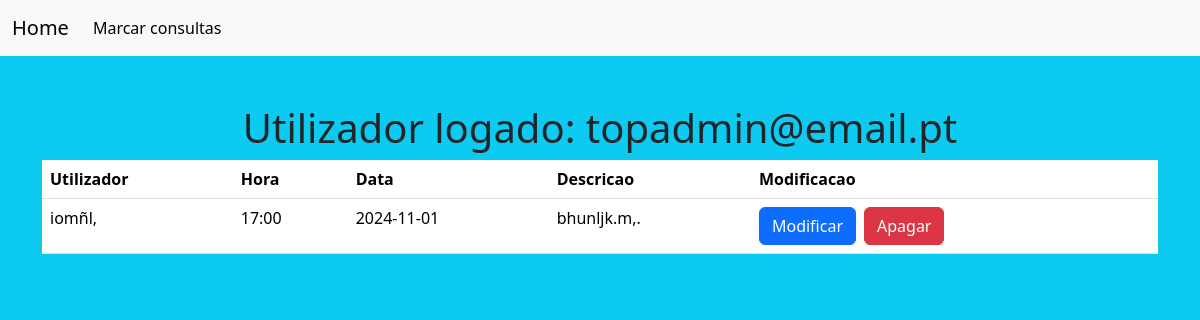
Screenshot of /PHP/consultas/consultas_marcadas.php (signed in) with the database file from the repository.
### tables this page shows
CREATE TABLE `marcacoes` (
  `ID` int(6) NOT NULL,
  `Utilizador` varchar(30) NOT NULL,
  `Hora` varchar(100) NOT NULL,
  `Data da consulta` varchar(100) NOT NULL,
  `Descricao` varchar(300) NOT NULL,
  `Email` varchar(50) NOT NULL
);

### PHP/consultas/consultas_marcadas.php (the view, shortened to what this page needs)
<?php
include_once('../config.php');
$logado = $_SESSION['email'];
$sql = "SELECT * FROM marcacoes WHERE Email = '$logado' AND `Data da Consulta` >= CURDATE() ORDER BY `Data da Consulta`, Hora";
$result = $conexao->query($sql);
function podeModificar($dataMarcacao) {
    $agora = new DateTime();
    $dataMarcacao = new DateTime($dataMarcacao);
    $intervalo = $agora->diff($dataMarcacao);
    return($intervalo->days >=3);
}
?>
<html>
    <head>
    <link rel="stylesheet" href="https://cdn.jsdelivr.net/npm/bootstrap@5.3.2/dist/css/bootstrap.min.css">
    </head>
    <body class="bg-info">
  <nav class="navbar navbar-expand-lg  navbar-light bg-light ">
  <div class="container-fluid">
    <a class="navbar-brand" href="../homepage.php">Home</a>
    <div class="collapse navbar-collapse" id="navbarSupportedContent">
      <ul class="navbar-nav me-auto mb-2 mb-lg-0">
        <li class="nav-item">
          <a class="nav-link active" aria-current="page" href="marcar_consulta.php">Marcar consultas</a>
        </li>
      </ul>
    </div>
  </div>
</nav>
 <div class="container mt-5">
 <div class="row">
 <div class="col text-center">
   <?php echo "<h1>Utilizador logado: $logado</h1>" ?>
   <table class="table">
            <thead>
                <tr>
                    <th>Utilizador</th>
                    <th>Hora</th>
                    <th>Data</th>
                    <th>Descricao</th>
                    <th>Modificacao</th>
                </tr>
            </thead>
            <tbody>
                <?php
                if($result->num_rows >0){
                    while($row = $result->fetch_assoc()) {
                        echo "<tr>";
                        echo "<td>" .$row['Utilizador'] . "</td>";
                        echo "<td>" .$row['Hora'] . "</td>";
                        echo "<td>" .$row['Data da consulta'] . "</td>";
                        echo "<td>" .$row['Descricao'] . "</td>";
                        echo "<td>";
                        if( podeModificar($row['Data da consulta'])) {
                            echo "<a class='btn btn-primary me-2' href='editar_consulta.php?id=". $row['ID']."'>Modificar</a>";
                            echo "<a class='btn btn-danger' href='eliminar_consulta.php?id=". $row['ID']."'>Apagar</a>";
                        } else {
                            echo "Nao pode ser modificado";
                        }
                        echo "</td>";
                        echo "</tr>";
                    }
                } else {
                    echo "<tr><td colspan='5'>Nenhuma consulta  encontrada.</td></tr>";
                }
                ?>
            </tbody>
        </table>
 </div>
 </div>
 </div>
    </body>
</html>

### rows the page displays
marcacoes: Utilizador "iomñl,", Hora "17:00", Data da consulta "2024-11-01", Descricao "bhunljk.m,."

### other values shown
$logado "topadmin@email.pt"
